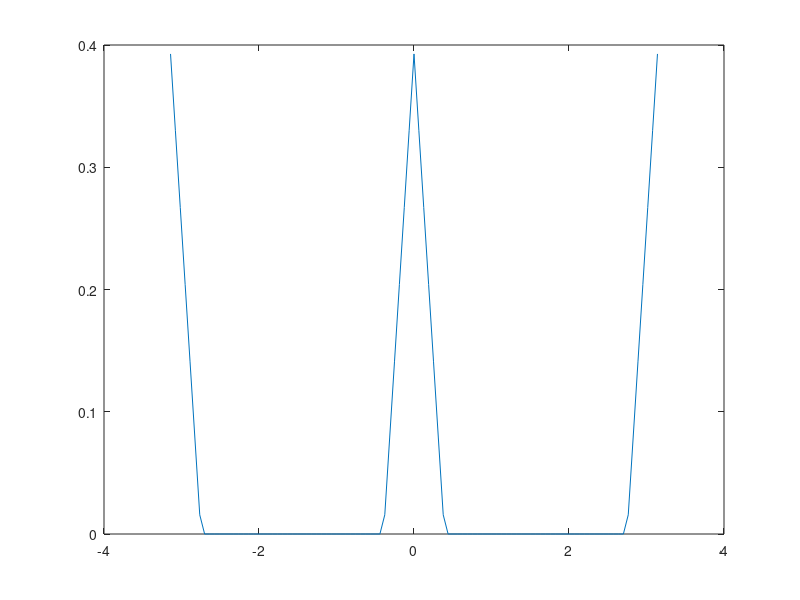

MATLAB code to generate this figure:
x=-pi:0.02*pi:pi;
x=x';

y=[

0.392699
0.329867
0.267035
0.204204
0.141372
0.0785398
0.015708
0
0
0
0
0
0
0
0
0
0
0
0
0
0
0
0
0
0
0
0
0
0
0
0
0
0
0
0
0
0
0
0
0
0
0
0
0
0.015708
0.0785398
0.141372
0.204204
0.267035
0.329867
0.392699
0.329867
0.267035
0.204204
0.141372
0.0785398
0.015708
0
0
0
0
0
0
0
0
0
0
0
0
0
0
0
0
0
0
0
0
0
0
0
0
0
0
0
0
0
0
0
0
0
0
0
0
0
0.015708
0.0785398
0.141372
0.204204
0.267035
0.329867
0.392699



];

size(y)

plot(x,y)